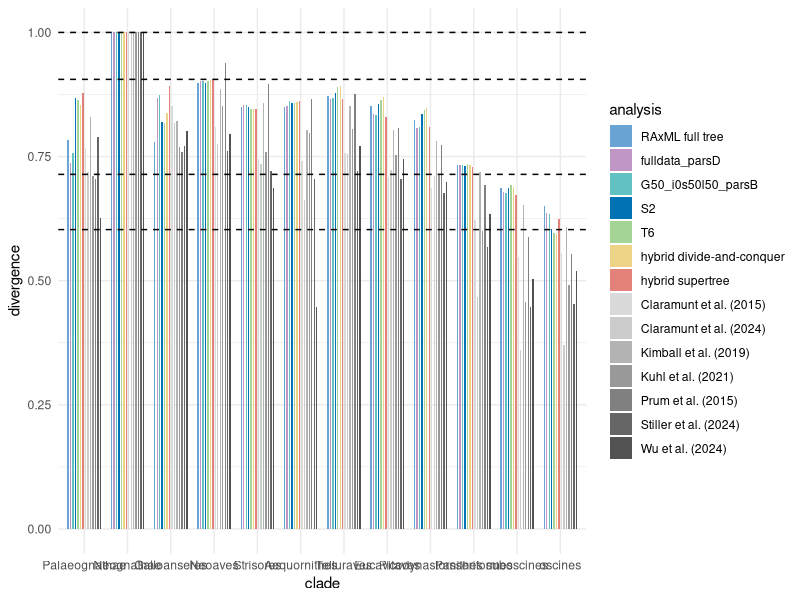
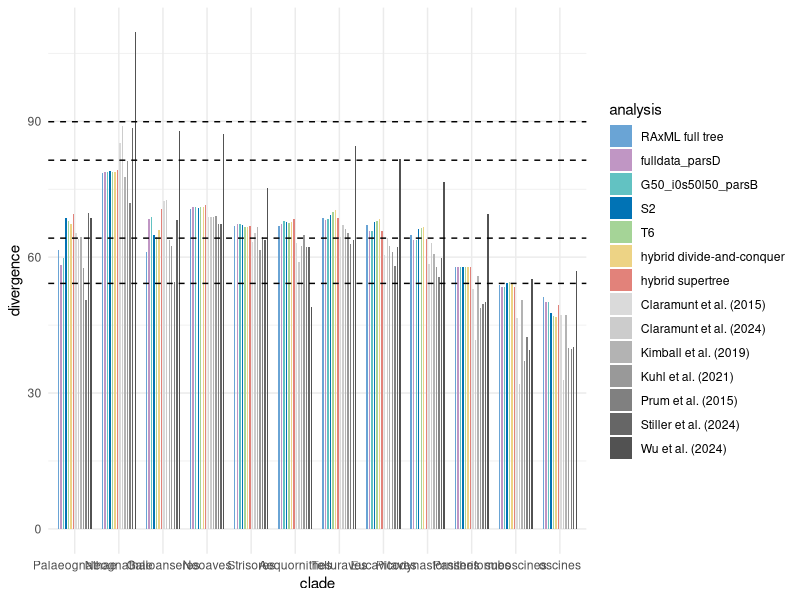

Source code (R) for these figures, in order:
library(ggplot2)
library(tidyr)
library(dplyr)
library(readxl)

####### plot divergence time and relative divergence times across different studies in Figure 7 ########

rel_time<- read_excel("relative rates.xlsx",sheet="Sheet1")
div_time<- read_excel("relative rates.xlsx",sheet="Sheet2")


#### relative time to Neognathae ####
data_rel <- pivot_longer(rel_time,cols=2:13,names_to = "clade",values_to = "divergence")   # reshape original data
data_rel$clade <- factor(data_rel$clade,                                    # Change ordering manually
                          levels = c("Palaeognathae","Neognathae","Galloanseres",
                                     "Neoaves","Strisores","Aequornithes",
                                     "Telluraves","Eucavitaves","Picodynastornithes",
                                     "Passeriformes","suboscines","oscines"))
data_rel$analysis <- factor(data_rel$analysis,                                    # Change ordering manually
                         levels = c("RAxML full tree","fulldata_parsD","G50_i0s50l50_parsB",
                                    "S2","T6","hybrid divide-and-conquer","hybrid supertree",
                                    "Claramunt et al. (2015)","Claramunt et al. (2024)",
                                    "Kimball et al. (2019)","Kuhl et al. (2021)","Prum et al. (2015)",
                                    "Stiller et al. (2024)","Wu et al. (2024)"))

pdf(file = "Rel divergence time - 12 clades.pdf", width = 14, height = 5)
ggplot(data_rel, aes(fill=analysis, y=divergence, x=clade)) + 
  geom_bar(stat="identity",position=position_dodge(width=0.8),width = 0.45) + 
  scale_fill_manual(values=c("#6aa4d5", 
                             "#c096c4", 
                             "#62c2c2", 
                             "#0173b5",
                             "#a5d497",
                             "#edd385",
                             "#e2827a",
                             "#dadada","#cccccc","#b3b3b3","#999999","#808080","#666666",
                             "#525252")) + 
  theme_minimal() +
  geom_hline(yintercept=0.602892102, linetype="dashed",color = "black", linewidth=0.5) + # Palaeognathae 54.2 0.602892102
  geom_hline(yintercept=1, linetype="dashed",color = "black", linewidth=0.5) + # Neognathae 89.9
  geom_hline(yintercept=0.905450501, linetype="dashed",color = "black", linewidth=0.5) + # Galloanseres 81.4 0.905450501
  geom_hline(yintercept=0.714126808, linetype="dashed",color = "black", linewidth=0.5) #Brocklehurst & Field (2024) Neoaves 64.2 0.714126808
dev.off()


#### absolute divergence time ####

data_div <- pivot_longer(div_time,cols=2:13,names_to = "clade",values_to = "divergence")   # reshape original data
data_div$clade <- factor(data_div$clade,                                    # Change ordering manually
                         levels = c("Palaeognathae","Neognathae","Galloanseres",
                                    "Neoaves","Strisores","Aequornithes",
                                    "Telluraves","Eucavitaves","Picodynastornithes",
                                    "Passeriformes","suboscines","oscines"))
data_div$analysis <- factor(data_div$analysis,                                    # Change ordering manually
                            levels = c("RAxML full tree","fulldata_parsD","G50_i0s50l50_parsB",
                                       "S2","T6","hybrid divide-and-conquer","hybrid supertree",
                                       "Claramunt et al. (2015)","Claramunt et al. (2024)",
                                       "Kimball et al. (2019)","Kuhl et al. (2021)","Prum et al. (2015)",
                                       "Stiller et al. (2024)","Wu et al. (2024)"))

pdf(file = "Absolute divergence time - 12 clades.pdf", width = 14, height = 5)
ggplot(data_div, aes(fill=analysis, y=divergence, x=clade)) + 
  geom_bar(stat="identity",position=position_dodge(width=0.8),width = 0.45) + 
  scale_fill_manual(values=c("#6aa4d5", 
                             "#c096c4", 
                             "#62c2c2", 
                             "#0173b5",
                             "#a5d497",
                             "#edd385",
                             "#e2827a",
                             "#dadada","#cccccc","#b3b3b3","#999999","#808080","#666666",
                             "#525252")) + 
  theme_minimal() +
  geom_hline(yintercept=54.2, linetype="dashed",color = "black", linewidth=0.5) + # Palaeognathae 54.2 0.602892102
  geom_hline(yintercept=89.9, linetype="dashed",color = "black", linewidth=0.5) + # Neognathae 89.9
  geom_hline(yintercept=81.4, linetype="dashed",color = "black", linewidth=0.5) + # Galloanseres 81.4 0.905450501
  geom_hline(yintercept=64.2, linetype="dashed",color = "black", linewidth=0.5) #Brocklehurst & Field (2024) Neoaves 64.2 0.714126808
dev.off()
